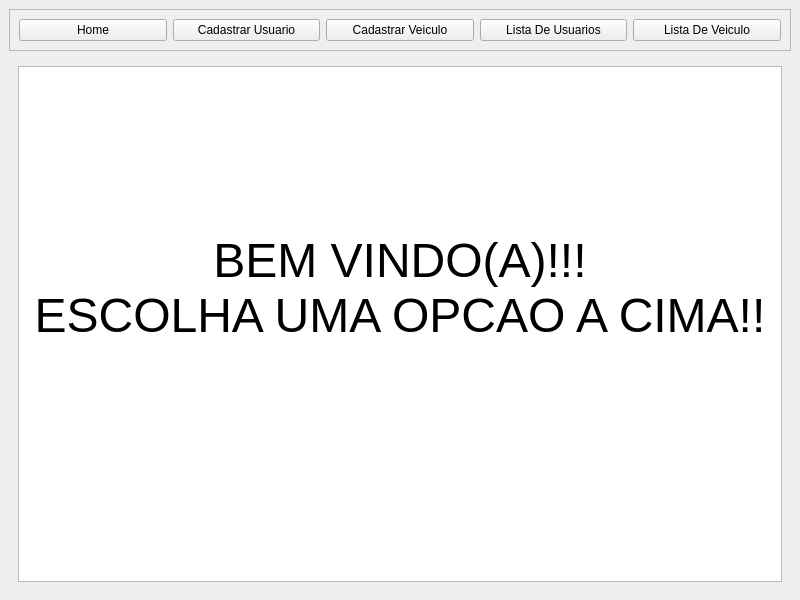
<?xml version="1.0" encoding="UTF-8"?>
<ui version="4.0">
 <class>MainWindow</class>
 <widget class="QMainWindow" name="MainWindow">
  <property name="geometry">
   <rect>
    <x>0</x>
    <y>0</y>
    <width>800</width>
    <height>600</height>
   </rect>
  </property>
  <property name="windowTitle">
   <string>MainWindow</string>
  </property>
  <widget class="QWidget" name="centralwidget">
   <layout class="QVBoxLayout" name="verticalLayout">
    <item>
     <widget class="QFrame" name="menu">
      <property name="frameShape">
       <enum>QFrame::StyledPanel</enum>
      </property>
      <property name="frameShadow">
       <enum>QFrame::Raised</enum>
      </property>
      <layout class="QHBoxLayout" name="horizontalLayout">
       <item>
        <widget class="QPushButton" name="bnt_home">
         <property name="text">
          <string>Home</string>
         </property>
        </widget>
       </item>
       <item>
        <widget class="QPushButton" name="bnt_cadastrarUser">
         <property name="text">
          <string>Cadastrar Usuario</string>
         </property>
        </widget>
       </item>
       <item>
        <widget class="QPushButton" name="bnt_cadastrarVeiculo">
         <property name="text">
          <string>Cadastrar Veiculo</string>
         </property>
        </widget>
       </item>
       <item>
        <widget class="QPushButton" name="bnt_listaUser">
         <property name="text">
          <string>Lista De Usuarios</string>
         </property>
        </widget>
       </item>
       <item>
        <widget class="QPushButton" name="bnt_listaVeiculo">
         <property name="text">
          <string>Lista De Veiculo</string>
         </property>
        </widget>
       </item>
      </layout>
     </widget>
    </item>
    <item>
     <widget class="QStackedWidget" name="janelaDeNavegacao">
      <property name="currentIndex">
       <number>0</number>
      </property>
      <widget class="QWidget" name="home">
       <layout class="QGridLayout" name="gridLayout_3">
        <item row="0" column="0">
         <widget class="QTextEdit" name="tituloBoasVindas">
          <property name="html">
           <string>&lt;!DOCTYPE HTML PUBLIC &quot;-//W3C//DTD HTML 4.0//EN&quot; &quot;http://www.w3.org/TR/REC-html40/strict.dtd&quot;&gt;
&lt;html&gt;&lt;head&gt;&lt;meta name=&quot;qrichtext&quot; content=&quot;1&quot; /&gt;&lt;style type=&quot;text/css&quot;&gt;
p, li { white-space: pre-wrap; }
&lt;/style&gt;&lt;/head&gt;&lt;body style=&quot; font-family:'MS Shell Dlg 2'; font-size:8.25pt; font-weight:400; font-style:normal;&quot;&gt;
&lt;p align=&quot;center&quot; style=&quot;-qt-paragraph-type:empty; margin-top:0px; margin-bottom:0px; margin-left:0px; margin-right:0px; -qt-block-indent:0; text-indent:0px;&quot;&gt;&lt;br /&gt;&lt;/p&gt;
&lt;p align=&quot;center&quot; style=&quot;-qt-paragraph-type:empty; margin-top:0px; margin-bottom:0px; margin-left:0px; margin-right:0px; -qt-block-indent:0; text-indent:0px; font-size:36pt;&quot;&gt;&lt;br /&gt;&lt;/p&gt;
&lt;p align=&quot;center&quot; style=&quot;-qt-paragraph-type:empty; margin-top:0px; margin-bottom:0px; margin-left:0px; margin-right:0px; -qt-block-indent:0; text-indent:0px;&quot;&gt;&lt;br /&gt;&lt;/p&gt;
&lt;p align=&quot;center&quot; style=&quot;-qt-paragraph-type:empty; margin-top:0px; margin-bottom:0px; margin-left:0px; margin-right:0px; -qt-block-indent:0; text-indent:0px; font-size:36pt;&quot;&gt;&lt;br /&gt;&lt;/p&gt;
&lt;p align=&quot;center&quot; style=&quot;-qt-paragraph-type:empty; margin-top:0px; margin-bottom:0px; margin-left:0px; margin-right:0px; -qt-block-indent:0; text-indent:0px;&quot;&gt;&lt;br /&gt;&lt;/p&gt;
&lt;p align=&quot;center&quot; style=&quot;-qt-paragraph-type:empty; margin-top:0px; margin-bottom:0px; margin-left:0px; margin-right:0px; -qt-block-indent:0; text-indent:0px;&quot;&gt;&lt;br /&gt;&lt;/p&gt;
&lt;p align=&quot;center&quot; style=&quot; margin-top:0px; margin-bottom:0px; margin-left:0px; margin-right:0px; -qt-block-indent:0; text-indent:0px;&quot;&gt;&lt;span style=&quot; font-size:36pt;&quot;&gt;BEM VINDO(A)!!!&lt;/span&gt;&lt;/p&gt;
&lt;p align=&quot;center&quot; style=&quot; margin-top:0px; margin-bottom:0px; margin-left:0px; margin-right:0px; -qt-block-indent:0; text-indent:0px;&quot;&gt;&lt;span style=&quot; font-size:36pt;&quot;&gt;ESCOLHA UMA OPCAO A CIMA!!&lt;/span&gt;&lt;/p&gt;&lt;/body&gt;&lt;/html&gt;</string>
          </property>
         </widget>
        </item>
       </layout>
      </widget>
      <widget class="QWidget" name="page_cadastrarUser">
       <layout class="QGridLayout" name="gridLayout">
        <item row="1" column="0">
         <widget class="QFrame" name="frame_cadastroUser">
          <property name="frameShape">
           <enum>QFrame::StyledPanel</enum>
          </property>
          <property name="frameShadow">
           <enum>QFrame::Raised</enum>
          </property>
          <layout class="QGridLayout" name="gridLayout_5">
           <item row="0" column="0">
            <layout class="QHBoxLayout" name="layout_nome">
             <item>
              <widget class="QLabel" name="string_nome">
               <property name="text">
                <string>Nome</string>
               </property>
              </widget>
             </item>
             <item>
              <widget class="QLineEdit" name="txt_nome"/>
             </item>
            </layout>
           </item>
           <item row="1" column="0">
            <layout class="QHBoxLayout" name="layout_cpf">
             <item>
              <widget class="QLabel" name="string_cpf">
               <property name="text">
                <string>CPF</string>
               </property>
              </widget>
             </item>
             <item>
              <widget class="QLineEdit" name="txt_cpf"/>
             </item>
            </layout>
           </item>
           <item row="2" column="0">
            <layout class="QHBoxLayout" name="layout_telefone">
             <item>
              <widget class="QLabel" name="string_telefone">
               <property name="text">
                <string>Telefone</string>
               </property>
              </widget>
             </item>
             <item>
              <widget class="QLineEdit" name="txt_telefone"/>
             </item>
            </layout>
           </item>
           <item row="3" column="0">
            <layout class="QHBoxLayout" name="layout_dataNasc">
             <item>
              <widget class="QLabel" name="string_dataNasc">
               <property name="text">
                <string>Data Nascimento</string>
               </property>
              </widget>
             </item>
             <item>
              <widget class="QLineEdit" name="txt_dataNasc"/>
             </item>
            </layout>
           </item>
           <item row="4" column="0">
            <layout class="QHBoxLayout" name="layout_senha">
             <item>
              <widget class="QLabel" name="string_senha">
               <property name="text">
                <string>Senha De Acesso</string>
               </property>
              </widget>
             </item>
             <item>
              <widget class="QLineEdit" name="txt_senha"/>
             </item>
            </layout>
           </item>
          </layout>
         </widget>
        </item>
        <item row="3" column="0">
         <widget class="QFrame" name="frame_bnt_cadastrarUsuario">
          <property name="frameShape">
           <enum>QFrame::StyledPanel</enum>
          </property>
          <property name="frameShadow">
           <enum>QFrame::Raised</enum>
          </property>
          <layout class="QVBoxLayout" name="verticalLayout_23">
           <item>
            <widget class="QPushButton" name="bnt_cadastrarUsuario">
             <property name="text">
              <string>Cadastrar Usuario</string>
             </property>
            </widget>
           </item>
          </layout>
         </widget>
        </item>
        <item row="0" column="0">
         <widget class="QLabel" name="tituloCadastroUser">
          <property name="text">
           <string>                                                                                                          CADASTRAR USUARIO</string>
          </property>
         </widget>
        </item>
        <item row="2" column="0">
         <widget class="QFrame" name="frame_cadastroUserMoradia">
          <property name="frameShape">
           <enum>QFrame::StyledPanel</enum>
          </property>
          <property name="frameShadow">
           <enum>QFrame::Raised</enum>
          </property>
          <layout class="QGridLayout" name="gridLayout_7">
           <item row="0" column="0">
            <layout class="QHBoxLayout" name="layout_pais">
             <item>
              <widget class="QLabel" name="string_pais">
               <property name="text">
                <string>País</string>
               </property>
              </widget>
             </item>
             <item>
              <widget class="QLineEdit" name="txt_pais"/>
             </item>
            </layout>
           </item>
           <item row="1" column="0">
            <layout class="QHBoxLayout" name="layout_cidade">
             <item>
              <widget class="QLabel" name="string_cidade">
               <property name="text">
                <string>Cidade</string>
               </property>
              </widget>
             </item>
             <item>
              <widget class="QLineEdit" name="txt_cidade"/>
             </item>
            </layout>
           </item>
           <item row="2" column="0">
            <layout class="QHBoxLayout" name="layout_estado">
             <item>
              <widget class="QLabel" name="string_estado">
               <property name="text">
                <string>Estado</string>
               </property>
              </widget>
             </item>
             <item>
              <widget class="QLineEdit" name="txt_estado"/>
             </item>
            </layout>
           </item>
          </layout>
         </widget>
        </item>
       </layout>
      </widget>
      <widget class="QWidget" name="page_cadastrarVeiculo">
       <layout class="QGridLayout" name="gridLayout_2">
        <item row="0" column="0">
         <widget class="QLabel" name="tituloCadastroVeiculo">
          <property name="text">
           <string>                                                                                                           CADASTRAR VEICULO</string>
          </property>
         </widget>
        </item>
        <item row="1" column="0">
         <widget class="QFrame" name="frame_cadastrarVeiculo">
          <property name="frameShape">
           <enum>QFrame::StyledPanel</enum>
          </property>
          <property name="frameShadow">
           <enum>QFrame::Raised</enum>
          </property>
          <layout class="QGridLayout" name="gridLayout_12">
           <item row="5" column="0">
            <layout class="QHBoxLayout" name="layout_valorCompra">
             <item>
              <widget class="QLabel" name="string_valorCompra">
               <property name="text">
                <string>Valor Da Compra</string>
               </property>
              </widget>
             </item>
             <item>
              <widget class="QLineEdit" name="txt_valorCompra"/>
             </item>
            </layout>
           </item>
           <item row="3" column="0">
            <layout class="QHBoxLayout" name="layout_valorDiario">
             <item>
              <widget class="QLabel" name="string_valorDiario">
               <property name="text">
                <string>Valor Diario</string>
               </property>
              </widget>
             </item>
             <item>
              <widget class="QLineEdit" name="txt_valorDiario"/>
             </item>
            </layout>
           </item>
           <item row="1" column="0">
            <layout class="QHBoxLayout" name="layout_modelo">
             <item>
              <widget class="QLabel" name="string_modelo">
               <property name="text">
                <string>Modelo</string>
               </property>
              </widget>
             </item>
             <item>
              <widget class="QLineEdit" name="txt_modelo"/>
             </item>
            </layout>
           </item>
           <item row="4" column="0">
            <layout class="QHBoxLayout" name="layout_valorMensal">
             <item>
              <widget class="QLabel" name="srtring_valorMensal">
               <property name="text">
                <string>Valor Mensal</string>
               </property>
              </widget>
             </item>
             <item>
              <widget class="QLineEdit" name="txt_valorMensal"/>
             </item>
            </layout>
           </item>
           <item row="2" column="0">
            <layout class="QHBoxLayout" name="layout_cor">
             <item>
              <widget class="QLabel" name="string_cor">
               <property name="text">
                <string>Cor</string>
               </property>
              </widget>
             </item>
             <item>
              <widget class="QLineEdit" name="txt_cor"/>
             </item>
            </layout>
           </item>
           <item row="0" column="0">
            <layout class="QHBoxLayout" name="layout_marca">
             <item>
              <widget class="QLabel" name="string_marca">
               <property name="text">
                <string>Marca</string>
               </property>
              </widget>
             </item>
             <item>
              <widget class="QLineEdit" name="txt_marca"/>
             </item>
            </layout>
           </item>
          </layout>
         </widget>
        </item>
        <item row="3" column="0">
         <widget class="QFrame" name="frame_bnt_cadastrarVeiculoo">
          <property name="frameShape">
           <enum>QFrame::StyledPanel</enum>
          </property>
          <property name="frameShadow">
           <enum>QFrame::Raised</enum>
          </property>
          <layout class="QVBoxLayout" name="verticalLayout_71">
           <item>
            <widget class="QPushButton" name="bnt_cadastrarVeiculoo">
             <property name="text">
              <string>Cadastrar Veiculo</string>
             </property>
            </widget>
           </item>
          </layout>
         </widget>
        </item>
        <item row="2" column="0">
         <widget class="QFrame" name="frame_categoriaVeiculo">
          <property name="frameShape">
           <enum>QFrame::StyledPanel</enum>
          </property>
          <property name="frameShadow">
           <enum>QFrame::Raised</enum>
          </property>
          <layout class="QGridLayout" name="gridLayout_9">
           <item row="2" column="4">
            <widget class="QCheckBox" name="checkBox_categoriaPicapes">
             <property name="text">
              <string>Picapes</string>
             </property>
            </widget>
           </item>
           <item row="3" column="1">
            <widget class="QCheckBox" name="checkBox_categoriaPerua">
             <property name="text">
              <string>Perua </string>
             </property>
            </widget>
           </item>
           <item row="3" column="4">
            <widget class="QCheckBox" name="checkBox_categoriaFurgao">
             <property name="text">
              <string>Furgão</string>
             </property>
            </widget>
           </item>
           <item row="2" column="2">
            <widget class="QCheckBox" name="checkBox_categoriaSeda">
             <property name="text">
              <string>Sedã</string>
             </property>
            </widget>
           </item>
           <item row="2" column="3">
            <widget class="QCheckBox" name="checkBox_categoriaSuv">
             <property name="text">
              <string>SUV</string>
             </property>
            </widget>
           </item>
           <item row="3" column="0">
            <widget class="QCheckBox" name="checkBox_categoriaCrossover">
             <property name="text">
              <string>Crossover</string>
             </property>
            </widget>
           </item>
           <item row="3" column="2">
            <widget class="QCheckBox" name="checkBox_categoriaMinivan">
             <property name="text">
              <string>Minivan</string>
             </property>
            </widget>
           </item>
           <item row="2" column="1">
            <widget class="QCheckBox" name="checkBox_categoriaHatch">
             <property name="text">
              <string>Hatch</string>
             </property>
            </widget>
           </item>
           <item row="3" column="3">
            <widget class="QCheckBox" name="checkBox_categoriaEsportivo">
             <property name="text">
              <string>Esportivo</string>
             </property>
            </widget>
           </item>
           <item row="2" column="0">
            <widget class="QCheckBox" name="checkBox_categoriaCaminhao">
             <property name="text">
              <string>Caminhão</string>
             </property>
            </widget>
           </item>
           <item row="1" column="2">
            <widget class="QFrame" name="frame_tituloCategoriaVeiculo">
             <property name="frameShape">
              <enum>QFrame::StyledPanel</enum>
             </property>
             <property name="frameShadow">
              <enum>QFrame::Raised</enum>
             </property>
             <layout class="QVBoxLayout" name="verticalLayout_2">
              <item>
               <widget class="QLabel" name="titulo_categoriaVeiculo">
                <property name="text">
                 <string>CATEGORIA DO VEICULO</string>
                </property>
               </widget>
              </item>
             </layout>
            </widget>
           </item>
          </layout>
         </widget>
        </item>
       </layout>
      </widget>
      <widget class="QWidget" name="page_listaDeUsuarios">
       <layout class="QGridLayout" name="gridLayout_6">
        <item row="0" column="0">
         <widget class="QTreeWidget" name="tabelaListaDeUsuarios">
          <column>
           <property name="text">
            <string>NOME</string>
           </property>
          </column>
          <column>
           <property name="text">
            <string>CPF</string>
           </property>
          </column>
          <column>
           <property name="text">
            <string>TELEFONE</string>
           </property>
          </column>
          <column>
           <property name="text">
            <string>DATA NASCIMENTO</string>
           </property>
          </column>
          <column>
           <property name="text">
            <string>PAIS</string>
           </property>
          </column>
          <column>
           <property name="text">
            <string>ESTADO</string>
           </property>
          </column>
          <column>
           <property name="text">
            <string>CIDADE</string>
           </property>
          </column>
          <column>
           <property name="text">
            <string>SENHA</string>
           </property>
          </column>
         </widget>
        </item>
        <item row="1" column="0">
         <widget class="QFrame" name="frame_bnt_deletarUsuario">
          <property name="frameShape">
           <enum>QFrame::StyledPanel</enum>
          </property>
          <property name="frameShadow">
           <enum>QFrame::Raised</enum>
          </property>
          <layout class="QGridLayout" name="gridLayout_4">
           <item row="0" column="0">
            <widget class="QPushButton" name="bnt_deletarUsuario">
             <property name="text">
              <string>Deletar Usuario</string>
             </property>
            </widget>
           </item>
          </layout>
         </widget>
        </item>
       </layout>
      </widget>
      <widget class="QWidget" name="page_listaDeVeiculos">
       <layout class="QGridLayout" name="gridLayout_8">
        <item row="0" column="0">
         <widget class="QTreeWidget" name="tabelaListaDeVeiculos">
          <column>
           <property name="text">
            <string>CATEGORIA</string>
           </property>
          </column>
          <column>
           <property name="text">
            <string>MARCA</string>
           </property>
          </column>
          <column>
           <property name="text">
            <string>MODELO</string>
           </property>
          </column>
          <column>
           <property name="text">
            <string>COR</string>
           </property>
          </column>
          <column>
           <property name="text">
            <string>VALOR(DIARIO)</string>
           </property>
          </column>
          <column>
           <property name="text">
            <string>VALOR(MENSAL)           </string>
           </property>
          </column>
          <column>
           <property name="text">
            <string>VALOR(COMPRA)</string>
           </property>
          </column>
         </widget>
        </item>
        <item row="1" column="0">
         <widget class="QFrame" name="frame_btn_OpcoesVeiculos">
          <property name="frameShape">
           <enum>QFrame::StyledPanel</enum>
          </property>
          <property name="frameShadow">
           <enum>QFrame::Raised</enum>
          </property>
          <layout class="QHBoxLayout" name="horizontalLayout_2">
           <item>
            <widget class="QPushButton" name="btn_deletarVeiculo">
             <property name="text">
              <string>Deletar Veiculo</string>
             </property>
            </widget>
           </item>
           <item>
            <widget class="QPushButton" name="btn_alugarDiaria">
             <property name="text">
              <string>Alugar Diaria</string>
             </property>
            </widget>
           </item>
           <item>
            <widget class="QPushButton" name="btn_alugarMensal">
             <property name="text">
              <string>Alugar Mensal</string>
             </property>
            </widget>
           </item>
           <item>
            <widget class="QPushButton" name="btn_comprar">
             <property name="text">
              <string>Realizar Compra Do Veiculo</string>
             </property>
            </widget>
           </item>
          </layout>
         </widget>
        </item>
       </layout>
      </widget>
     </widget>
    </item>
   </layout>
  </widget>
 </widget>
 <resources/>
 <connections/>
</ui>
